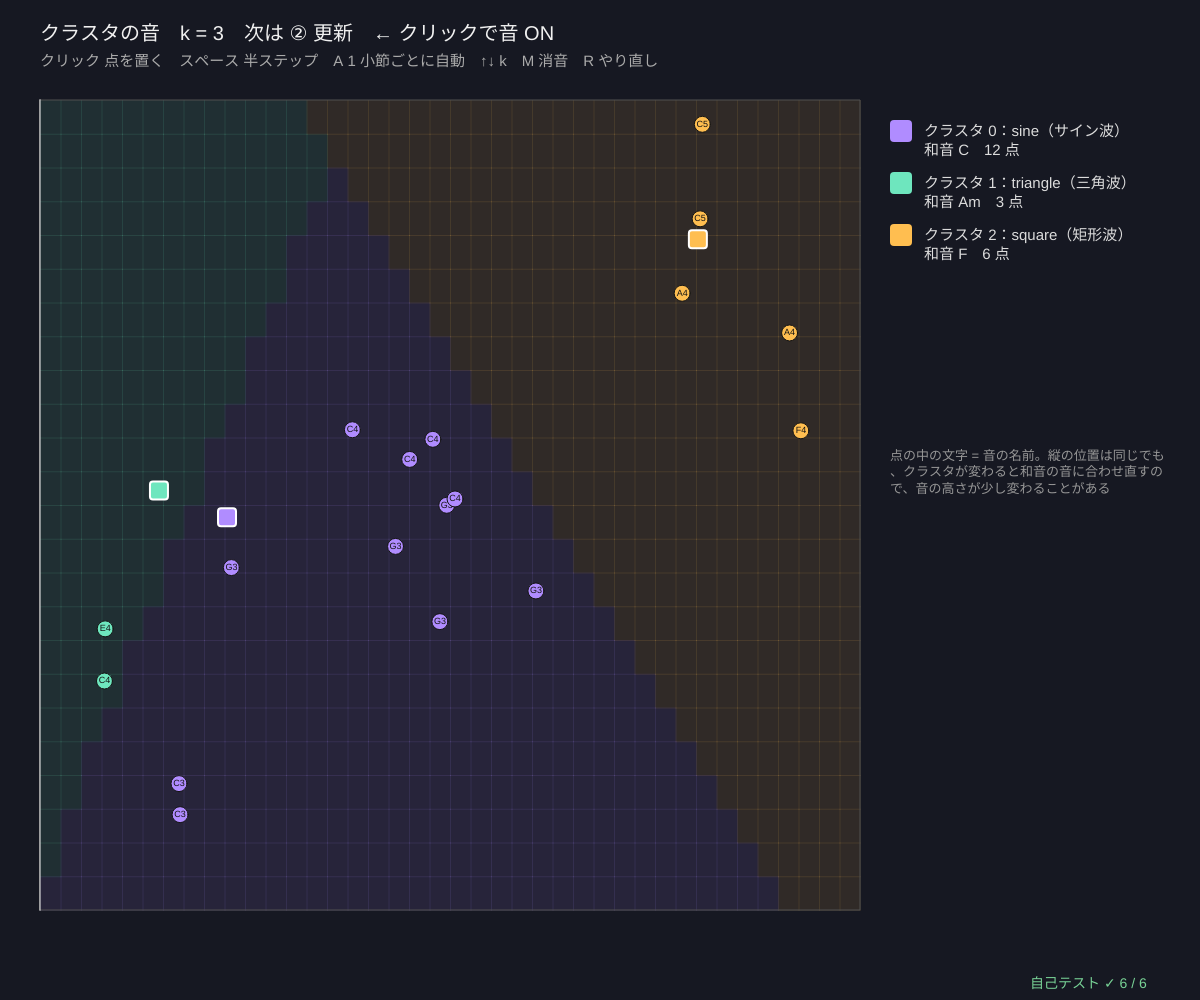
Frame 1 (no input)
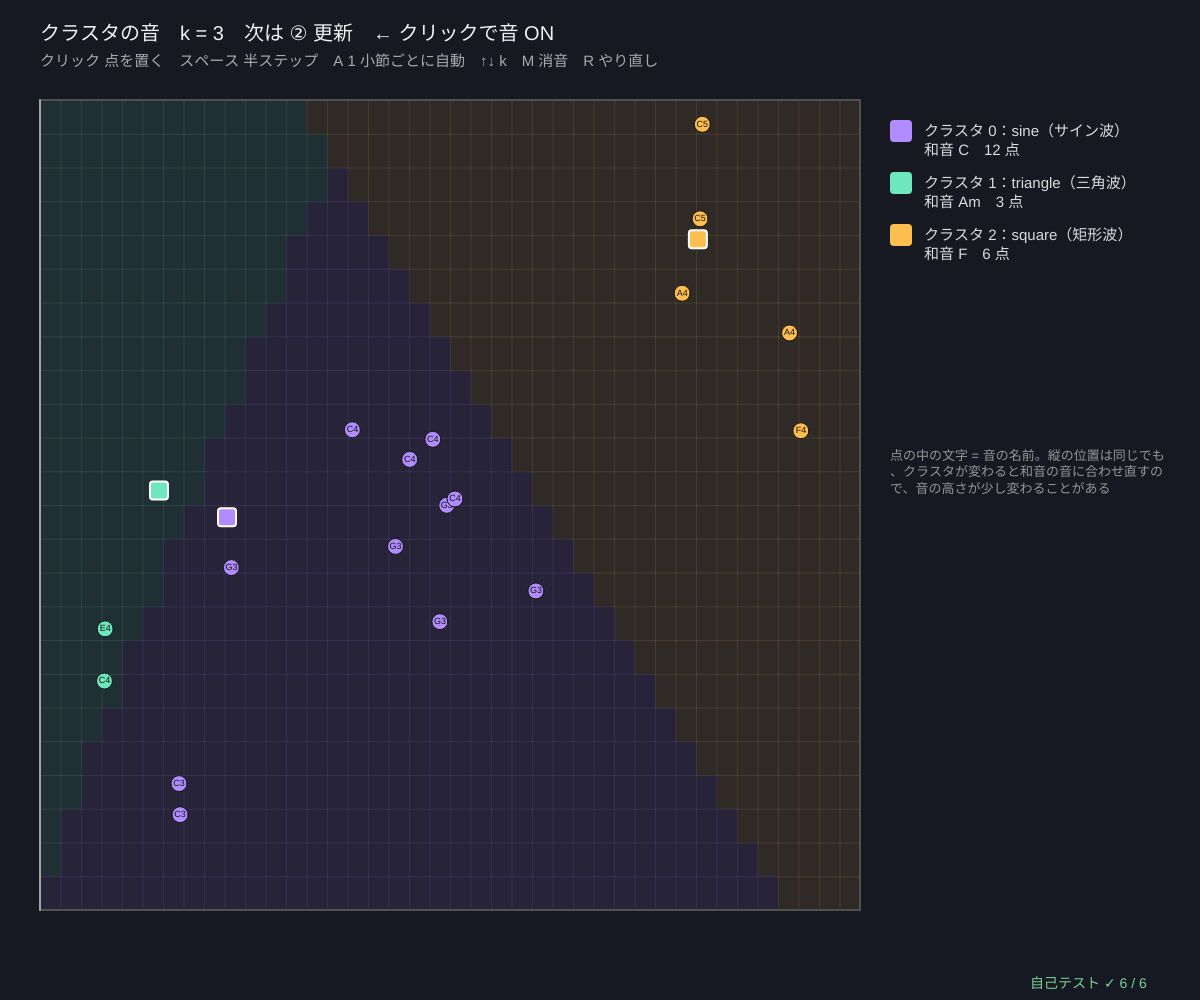
Frame 60 (no input)
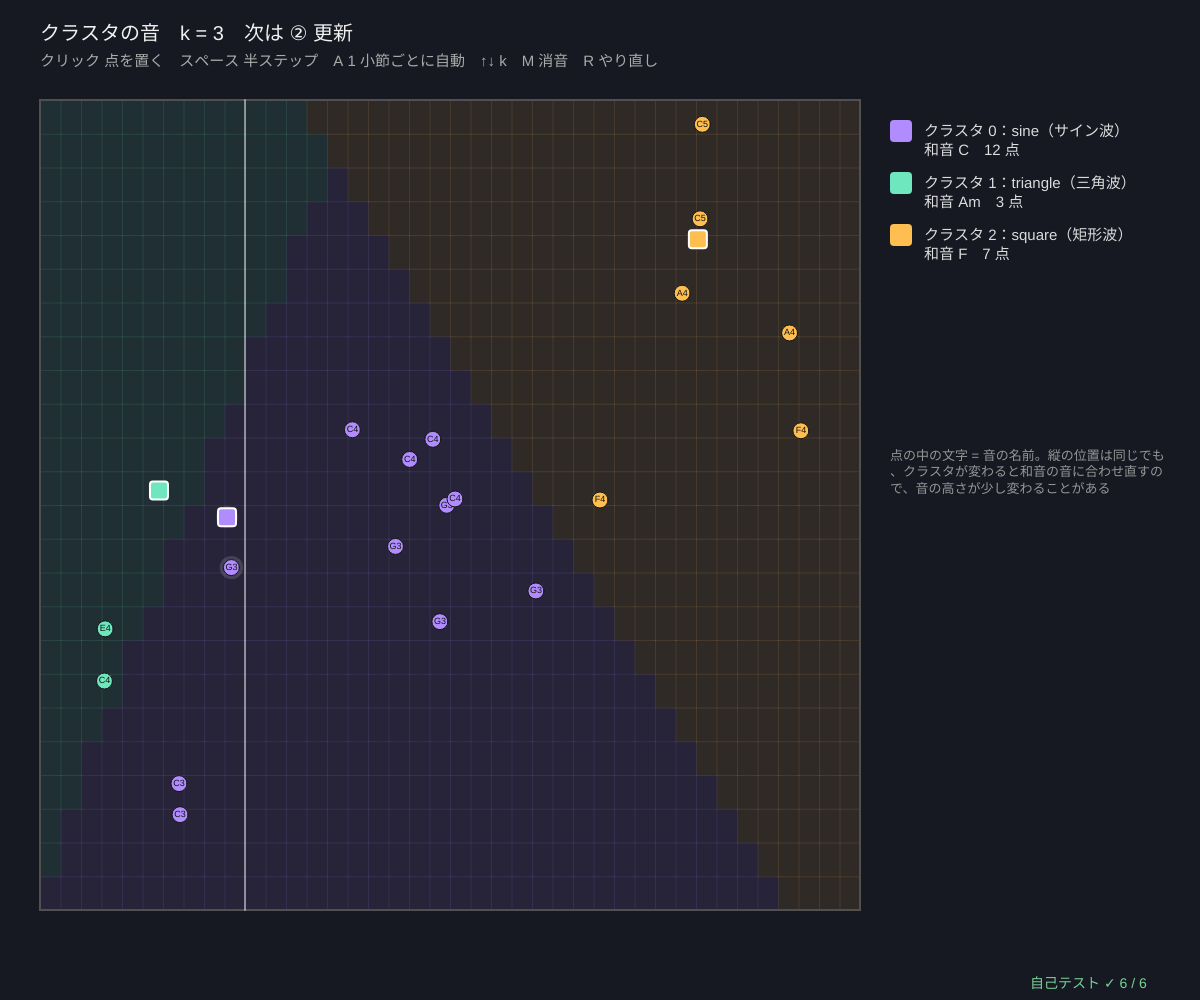
Frame 120 (the mouse pressed at the canvas centre since frame 60)

The p5.js sketch that drew these frames (run headless with seeded random() and noise() and a simulated clock; from frame 60 on, the mouse is pressed at the canvas centre):

// p5.js sketch
// ── sketch.js
// ============================================
// 14 クラスタの音 ─ 点が「音符」。横 = 時間（左から右へ再生）、縦 = 音の高さ
//   クラスタごとに楽器（音色）と和音が決まっている：0 サイン波・C の和音 / 1 三角波・Am / 2 矩形波・F / 3 のこぎり波・G
//   点の高さは、そのクラスタの和音の音（2 オクターブ分）に合わせる → 同じクラスタの点はいつも和音になる
//   スペースで k-means を半ステップ進める。割り当てで点が別のクラスタに移ると、その点の音色と和音が変わる（光る）
// クリック 点を置く（音が鳴る）/ スペース 半ステップ / A 1 小節ごとに自動 / ↑↓ k / M 消音 / R やり直し（音量は小さめ）
// ============================================

const BAR = 4;                         // ★ 1 小節の秒数
const WAVES = ['sine', 'triangle', 'square', 'sawtooth'];
const CHORDS = [[0, 4, 7], [9, 12, 16], [5, 9, 12], [7, 11, 14]];   // ★ C・Am・F・G（ド = 0 からの半音の数）
const CHORD_JA = ['C', 'Am', 'F', 'G'];
const WAVE_VOL = [0.5, 0.45, 0.18, 0.15];   // ★ 音色ごとの音量（矩形波・のこぎり波はうるさいので小さく）
let pts = [], centers = [], labels = [], kNum = 3, nextAssign = false, auto = false, muted = false, flash = [], t0 = 0, lastPhase = 0, view, msg = '';

function setup() { createCanvas(windowWidth, windowHeight); textWrap(CHAR); selfTest(); reset(); }
function reset() {
  seedRng(141); pts = [];
  for (let g = 0; g < 3; g++) for (let i = 0; i < 7; i++) pts.push([clampv(0.15 + 0.33 * g + 0.09 * gauss(), 0.02, 0.98), clampv(0.3 + 0.2 * g + 0.12 * gauss(), 0.03, 0.97)]);
  seedRng(7); centers = initRandomCenters(pts, kNum); labels = assignLabels(pts, centers); nextAssign = false; flash = pts.map(() => 0); msg = '';
}
function midiToFreq(m) { return 440 * Math.pow(2, (m - 69) / 12); }
// ★ 点の高さ y（0 = 下、1 = 上）→ クラスタ c の和音の音（C4 = 60 から 2 オクターブ）
function noteOf(y, c) { let tones = []; for (let o = 0; o < 2; o++) for (let s of CHORDS[c % 4]) tones.push(60 + 12 * o + s - 12); let i = clampv(Math.floor(y * tones.length), 0, tones.length - 1); return tones[i]; }
function playPoint(i, when) { if (muted || !audioCtx) return; let c = labels[i]; playTone(midiToFreq(noteOf(pts[i][1], c)), WAVES[c % 4], when, 0.35, WAVE_VOL[c % 4]); }
// ★ 半ステップ。割り当てで別のクラスタに移った点の番号を返す
function halfStep() {
  let moved = [];
  if (nextAssign) { let nl = assignLabels(pts, centers); nl.forEach((l, i) => { if (l !== labels[i]) moved.push(i); }); labels = nl; }
  else centers = updateCenters(pts, labels, centers);
  nextAssign = !nextAssign;
  return moved;
}
function doStep() {
  let moved = halfStep(), now = audioCtx ? audioCtx.currentTime : 0;
  moved.forEach((i, r) => { flash[i] = 60; playPoint(i, now + 0.05 + 0.12 * r); });
  msg = (nextAssign ? '② 更新：中心を平均へ' : '① 割り当て：' + moved.length + ' 点が別のクラスタへ移った') + '（J = ' + inertiaOf(pts, centers, labels).toFixed(4) + '）';
}

function draw() {
  background(22, 24, 34);
  view = { x: 40, y: 100, w: width - 380, h: height - 190, x0: 0, x1: 1, y0: 0, y1: 1 };
  // ボロノイの領域（粗いマス）
  noStroke();
  for (let gy = 0; gy < 24; gy++) for (let gx = 0; gx < 40; gx++) { let p = [(gx + 0.5) / 40, 1 - (gy + 0.5) / 24]; fill(palC(nearestCenter(p, centers), 28)); rect(view.x + (gx * view.w) / 40, view.y + (gy * view.h) / 24, view.w / 40 + 1, view.h / 24 + 1); }
  noFill(); stroke(80); rect(view.x, view.y, view.w, view.h);
  // 再生
  let phase = t0 ? ((millis() - t0) / 1000 / BAR) % 1 : 0;
  if (t0 && audioCtx) {
    pts.forEach((p, i) => { let crossed = lastPhase <= phase ? p[0] > lastPhase && p[0] <= phase : p[0] > lastPhase || p[0] <= phase; if (crossed) { playPoint(i, audioCtx.currentTime); flash[i] = Math.max(flash[i], 12); } });
    if (phase < lastPhase && auto) doStep();
  }
  lastPhase = phase;
  stroke(255, 255, 255, 120); strokeWeight(2); line(gX(view, phase), view.y, gX(view, phase), view.y + view.h);
  // 点と中心
  pts.forEach((p, i) => {
    let c = labels[i], x = gX(view, p[0]), y = gY(view, p[1]);
    if (flash[i] > 0) { noStroke(); fill(255, 255, 255, 4 * flash[i]); circle(x, y, 18 + flash[i] * 0.6); flash[i]--; }
    stroke(20); strokeWeight(1); fill(palC(c)); circle(x, y, 16);
    noStroke(); fill(20); textSize(9); textAlign(CENTER, CENTER); text(noteName(noteOf(p[1], c)), x, y);
  });
  centers.forEach((cn, j) => { stroke(255); strokeWeight(2); fill(palC(j)); rect(gX(view, cn[0]) - 9, gY(view, cn[1]) - 9, 18, 18, 3); });
  // ---- 右：クラスタの楽器と和音
  let bx = width - 310; noStroke(); textAlign(LEFT, BASELINE); textSize(15);
  for (let j = 0; j < kNum; j++) { fill(palC(j)); rect(bx, 120 + j * 52, 22, 22, 4); fill(220); text('クラスタ ' + j + '：' + WAVES[j] + '（' + ['サイン波', '三角波', '矩形波', 'のこぎり波'][j] + '）\n和音 ' + CHORD_JA[j] + '　' + labels.filter((l) => l === j).length + ' 点', bx + 34, 136 + j * 52); }
  fill(255, 220, 140); textSize(14); text(msg, bx, 360, 280);
  fill(150); textSize(13); text('点の中の文字 = 音の名前。縦の位置は同じでも、クラスタが変わると和音の音に合わせ直すので、音の高さが少し変わることがある', bx, 450, 280);
  // ---- 文字
  fill(240); textSize(20);
  text('クラスタの音　k = ' + kNum + '　次は ' + (nextAssign ? '① 割り当て（点が移るかも）' : '② 更新') + (audioCtx ? (muted ? '　消音中' : '') : '　← クリックで音 ON'), 40, 40);
  fill(170); textSize(15); text('クリック 点を置く　スペース 半ステップ　A 1 小節ごとに自動' + (auto ? '（ON）' : '') + '　↑↓ k　M 消音　R やり直し', 40, 66);
  drawSelfTest(width - 170, height - 12);
}
function noteName(m) { return ['C', 'C#', 'D', 'D#', 'E', 'F', 'F#', 'G', 'G#', 'A', 'A#', 'B'][((m % 12) + 12) % 12] + (Math.floor(m / 12) - 1); }

function mousePressed() {
  startAudio(); if (!t0) t0 = millis();
  if (view && inBox(view, mouseX, mouseY) && pts.length < 80) {
    let p = [clampv(invX(view, mouseX), 0, 1), clampv(invY(view, mouseY), 0, 1)]; pts.push(p); labels.push(nearestCenter(p, centers)); flash.push(40);
    if (audioCtx) playPoint(pts.length - 1, audioCtx.currentTime);
  }
}
function keyPressed() {
  startAudio(); if (!t0) t0 = millis();
  if (key === ' ') doStep();
  if (key === 'a' || key === 'A') auto = !auto;
  if (key === UP_ARROW || key === DOWN_ARROW) { kNum = clampv(kNum + (key === UP_ARROW ? 1 : -1), 2, 4); seedRng(7 + kNum); centers = initRandomCenters(pts, kNum); labels = assignLabels(pts, centers); nextAssign = false; }
  if (key === 'm' || key === 'M') muted = !muted;
  if (key === 'r' || key === 'R') reset();
  return false;
}

// ---- 自己テスト
function selfTest() {
  selfTestResults = [];
  seedRng(14);
  let mono = true, onlyAssign = true;
  for (let t = 0; t < 20; t++) {
    pts = Array.from({ length: 25 }, () => [rnd(), rnd()]); centers = initRandomCenters(pts, 2 + (t % 3)); labels = assignLabels(pts, centers); nextAssign = false;
    let prev = inertiaOf(pts, centers, labels);
    for (let s = 0; s < 12; s++) { let wasAssign = nextAssign, mv = halfStep(), J = inertiaOf(pts, centers, labels); if (J > prev + 1e-12) mono = false; if (!wasAssign && mv.length) onlyAssign = false; if (wasAssign && labels.some((l, i) => l !== nearestCenter(pts[i], centers))) onlyAssign = false; prev = J; }
  }
  check('半ステップごとに J は増えない（20 通り）', mono);
  check('点がクラスタを移るのは割り当てのときだけ、移った先はいちばん近い中心', onlyAssign);
  let inChord = true, range = true;
  for (let c = 0; c < 4; c++) for (let y = 0; y <= 1; y += 0.01) { let m = noteOf(y, c); if (!CHORDS[c].some((s) => (((m - 60 - s) % 12) + 12) % 12 === 0)) inChord = false; let f = midiToFreq(m); if (f < 100 || f > 1000) range = false; }
  check('どの高さの点も、そのクラスタの和音の音になる（C・Am・F・G）', inChord);
  check('音の高さは 100〜1000 Hz の中、A4 = 440 Hz、A5 = 880 Hz', range && near(midiToFreq(69), 440, 1e-12) && near(midiToFreq(81), 880, 1e-12));
  check('全体の音量 MASTER = ' + MASTER + ' ≤ 0.2、1 音の音量 ≤ 0.5', MASTER <= 0.2 && WAVE_VOL.every((v) => v <= 0.5));
  check('クラスタ 0〜3 の音色と和音はみんなちがう', new Set(WAVES).size === 4 && new Set(CHORD_JA).size === 4);
  reportSelfTest();
}

// ---------- やってみよう ----------
// 1. まずクリックで音 ON。スペースを押していき、割り当てのときに光った点の音が変わるのを聞こう
// 2. A で自動にすると、1 小節ごとに半ステップ進む。止まったら（J が変わらない）音楽も同じくり返しになる
// 3. 2 つのクラスタのあいだに点を置くと？ どちらの楽器になるかは、近い中心しだい
// 4. ↑↓ で k を 4 にすると G の和音（のこぎり波）が加わる。CHORDS を変えて自分のコード進行にしよう
// 5. 横 = 時間なので、クラスタが「左のほう」に集まると曲の前半、右なら後半に鳴る

// ==================================================
// ここから下は「クラスタリングの道具」（中身は読まなくても OK。消さないでね）
// ==================================================
// ---- 共通：値をはさむ・クラスタの色・距離（点は [x, y] や [r, g, b] のような配列）
function clampv(v, a, b) { return v < a ? a : v > b ? b : v; }
const PAL = [[176, 140, 255], [110, 230, 190], [255, 190, 80], [110, 180, 255], [255, 120, 130], [200, 240, 110], [255, 150, 220], [90, 210, 220], [255, 150, 70], [190, 190, 255]];
function palC(k, a) {                  // クラスタ k の色（k < 0 = ノイズ = 灰色）
  let al = a === undefined ? 255 : a;
  if (k < 0) return color(120, 120, 135, al);
  let c = PAL[k % PAL.length]; return color(c[0], c[1], c[2], al);
}
function sqd(a, b) { let s = 0; for (let i = 0; i < a.length; i++) { let d = a[i] - b[i]; s += d * d; } return s; }   // 距離の 2 乗
function edist(a, b) { return Math.sqrt(sqd(a, b)); }                                                              // ユークリッド距離
function meanOf(arr) { if (!arr.length) return 0; let s = 0; for (let v of arr) s += v; return s / arr.length; }
// ---- 種つきの乱数（同じ種なら毎回同じ列）
let rngState = 1, gaussSpare = null;
function seedRng(s) { rngState = (s >>> 0) || 1; gaussSpare = null; }
function rnd() {                       // 0〜1 の一様乱数（mulberry32）
  rngState = (rngState + 0x6d2b79f5) >>> 0;
  let t = rngState;
  t = Math.imul(t ^ (t >>> 15), t | 1);
  t ^= t + Math.imul(t ^ (t >>> 7), t | 61);
  return ((t ^ (t >>> 14)) >>> 0) / 4294967296;
}
function rndInt(a, b) { return a + Math.floor(rnd() * (b - a + 1)); }
function gauss() {                     // 標準正規分布（ボックス-ミュラー法）
  if (gaussSpare !== null) { let g = gaussSpare; gaussSpare = null; return g; }
  let u = 1 - rnd(), v = rnd(), r = Math.sqrt(-2 * Math.log(u));
  gaussSpare = r * Math.sin(2 * Math.PI * v); return r * Math.cos(2 * Math.PI * v);
}
// ---- k-means（ロイドのアルゴリズム）。目的関数 = 慣性 = Σ |x_i − 中心|²
function nearestCenter(p, centers) { let best = 0, bd = Infinity; for (let j = 0; j < centers.length; j++) { let d = sqd(p, centers[j]); if (d < bd) { bd = d; best = j; } } return best; }
function assignLabels(pts, centers) { return pts.map((p) => nearestCenter(p, centers)); }        // ① 割り当て
function inertiaOf(pts, centers, labels) { let s = 0; for (let i = 0; i < pts.length; i++) s += sqd(pts[i], centers[labels[i]]); return s; }
function updateCenters(pts, labels, centers) {                                                     // ② 更新（仲間の平均。仲間 0 なら動かさない）
  let k = centers.length, dim = centers[0].length, sum = centers.map(() => new Array(dim).fill(0)), cnt = new Array(k).fill(0);
  for (let i = 0; i < pts.length; i++) { let l = labels[i]; cnt[l]++; for (let d = 0; d < dim; d++) sum[l][d] += pts[i][d]; }
  return sum.map((s, j) => (cnt[j] ? s.map((v) => v / cnt[j]) : centers[j].slice()));
}
function initRandomCenters(pts, k) {   // ランダムに k 点えらぶ（重ならないように）
  if (!pts.length) return Array.from({ length: k }, () => [0, 0]);
  let idx = pts.map((_, i) => i), out = [];
  for (let j = 0; j < Math.min(k, pts.length); j++) { let r = j + Math.floor(rnd() * (idx.length - j)); [idx[j], idx[r]] = [idx[r], idx[j]]; out.push(pts[idx[j]].slice()); }
  while (out.length < k) out.push(pts[0].slice());
  return out;
}
function initPlusPlus(pts, k) {        // k-means++：今ある中心から遠い点ほど（距離² に比例して）えらばれやすい
  if (!pts.length) return Array.from({ length: k }, () => [0, 0]);
  let out = [pts[Math.floor(rnd() * pts.length)].slice()], d2 = pts.map((p) => sqd(p, out[0]));
  while (out.length < k) {
    let tot = 0; for (let v of d2) tot += v;
    let r = rnd() * tot, pick = pts.length - 1;
    if (tot > 0) { for (let i = 0; i < pts.length; i++) { r -= d2[i]; if (r <= 0) { pick = i; break; } } } else pick = Math.floor(rnd() * pts.length);
    out.push(pts[pick].slice());
    for (let i = 0; i < pts.length; i++) d2[i] = Math.min(d2[i], sqd(pts[i], pts[pick]));
  }
  return out;
}
// 最後まで回す。hist = 半ステップ（割り当て・更新）ごとの慣性
function lloyd(pts, centers0, maxIter) {
  let centers = centers0.map((c) => c.slice()), labels = assignLabels(pts, centers), hist = [inertiaOf(pts, centers, labels)], iters = 0;
  for (let it = 0; it < (maxIter || 100); it++) {
    let nc = updateCenters(pts, labels, centers); hist.push(inertiaOf(pts, nc, labels));
    let nl = assignLabels(pts, nc); hist.push(inertiaOf(pts, nc, nl));
    centers = nc; iters++;
    let same = nl.every((v, i) => v === labels[i]); labels = nl;
    if (same) break;
  }
  return { centers, labels, inertia: hist[hist.length - 1], hist, iters };
}
function kmeansBest(pts, k, restarts, usePP, maxIter) {   // restarts 回やり直して慣性がいちばん小さいものを選ぶ
  let best = null, all = [];
  for (let r = 0; r < restarts; r++) { let res = lloyd(pts, usePP ? initPlusPlus(pts, k) : initRandomCenters(pts, k), maxIter); all.push(res.inertia); if (!best || res.inertia < best.inertia) best = res; }
  best.all = all; return best;
}
// ---- グラフと図の道具：g = { x, y, w, h, x0, x1, y0, y1 }（画面の四角とデータの範囲）
function gX(g, v) { return g.x + clampv((v - g.x0) / (g.x1 - g.x0), -0.02, 1.02) * g.w; }
function gY(g, v) { return g.y + g.h - clampv((v - g.y0) / (g.y1 - g.y0), -0.02, 1.02) * g.h; }
function invX(g, px) { return g.x0 + ((px - g.x) / g.w) * (g.x1 - g.x0); }
function invY(g, py) { return g.y0 + ((g.y + g.h - py) / g.h) * (g.y1 - g.y0); }
function inBox(g, px, py) { return px >= g.x && px <= g.x + g.w && py >= g.y && py <= g.y + g.h; }
function fitView(x, y, w, h, cx, cy, span) {   // 縦横の縮尺をそろえる（span = 短い辺に入るデータの幅）
  let s = Math.min(w, h) / span; return { x, y, w, h, x0: cx - w / 2 / s, x1: cx + w / 2 / s, y0: cy - h / 2 / s, y1: cy + h / 2 / s };
}
function plotAxes(g, xl, yl, xt, yt) {
  stroke(95); strokeWeight(1); noFill(); rect(g.x, g.y, g.w, g.h);
  noStroke(); fill(165); textSize(12); textAlign(CENTER, TOP);
  for (let v of xt) text(+v.toPrecision(3), gX(g, v), g.y + g.h + 4);
  textAlign(RIGHT, CENTER);
  for (let v of yt) text(+v.toPrecision(3), g.x - 5, gY(g, v));
  textAlign(LEFT, BASELINE); fill(205); textSize(13);
  text(xl, g.x + g.w - textWidth(xl), g.y + g.h + 30); text(yl, g.x, g.y - 8);
}
function polyline(pts) {               // 点が 2 つ以上あるときだけ折れ線を描く
  if (pts.length < 2) return;
  noFill(); beginShape(); for (let p of pts) vertex(p[0], p[1]); endShape();
}
function drawPts(g, pts, labels, r, al) {   // クラスタの色で点を描く（labels がなければ白）
  noStroke();
  for (let i = 0; i < pts.length; i++) { fill(labels ? palC(labels[i], al) : color(230, 230, 240, al === undefined ? 255 : al)); circle(gX(g, pts[i][0]), gY(g, pts[i][1]), r); }
}
// ---- 音の道具（Web Audio）。音量の上限：全体の音量 MASTER は 0.2 以下
const MASTER = 0.1;                    // ★ 全体の音量（0.2 以下にしておく）
let audioCtx = null, masterOut = null;
function startAudio() {
  if (!audioCtx) {
    try { audioCtx = new (window.AudioContext || window.webkitAudioContext)(); } catch (e) { return; }
    masterOut = audioCtx.createGain(); masterOut.gain.value = Math.min(0.2, MASTER); masterOut.connect(audioCtx.destination);
  }
  audioCtx.resume();
}
function playTone(freq, type, when, dur, vol) {   // 1 音（type = 'sine' 'triangle' 'square' 'sawtooth'）
  if (!audioCtx) return;
  let o = audioCtx.createOscillator(), gn = audioCtx.createGain(), f = clampv(freq, 40, 4000), v = clampv(vol, 0, 1);
  o.type = type; o.frequency.setValueAtTime(f, when);
  gn.gain.setValueAtTime(0.0001, when); gn.gain.exponentialRampToValueAtTime(Math.max(0.0002, v), when + 0.02); gn.gain.exponentialRampToValueAtTime(0.0001, when + dur);
  o.connect(gn); gn.connect(masterOut); o.start(when); o.stop(when + dur + 0.05);
}
// ---- 自己テストの道具
let selfTestResults = [];
function check(name, cond) { selfTestResults.push({ name, ok: !!cond }); }
function near(a, b, tol) { return a !== null && a !== undefined && isFinite(a) && Math.abs(a - b) <= (tol === undefined ? 1e-9 : tol); }
function noNaN(v) { return Array.isArray(v) ? v.every(noNaN) : !(typeof v === 'number' && v !== v); }
function reportSelfTest() { for (let r of selfTestResults) (r.ok ? console.log : console.error)((r.ok ? '✓ ' : '✗ ') + r.name); }
function selfTestLine() { let n = selfTestResults.filter((r) => r.ok).length; return '自己テスト ' + (n === selfTestResults.length ? '✓ ' : '✗ ') + n + ' / ' + selfTestResults.length; }
function drawSelfTest(x, y) { noStroke(); fill(selfTestResults.every((r) => r.ok) ? color(120, 210, 150) : color(255, 90, 90)); textSize(14); textAlign(LEFT, BASELINE); text(selfTestLine(), x, y); }
